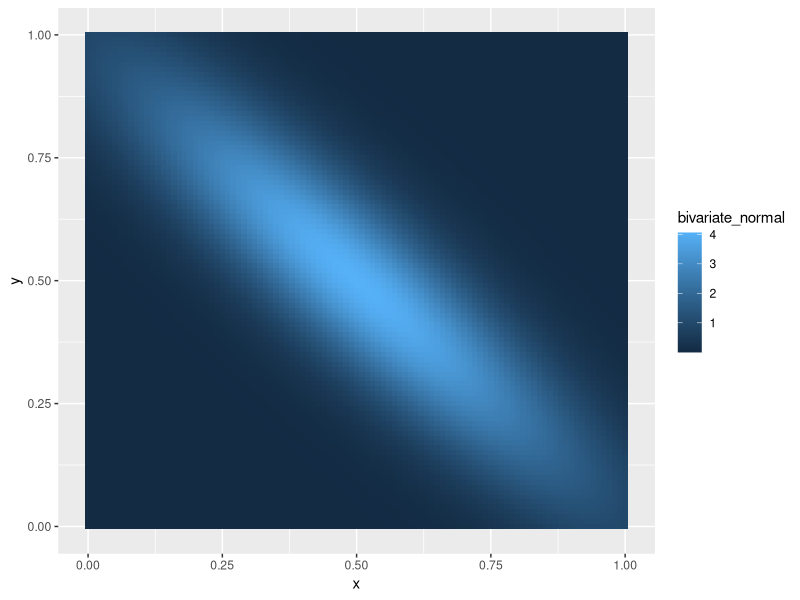
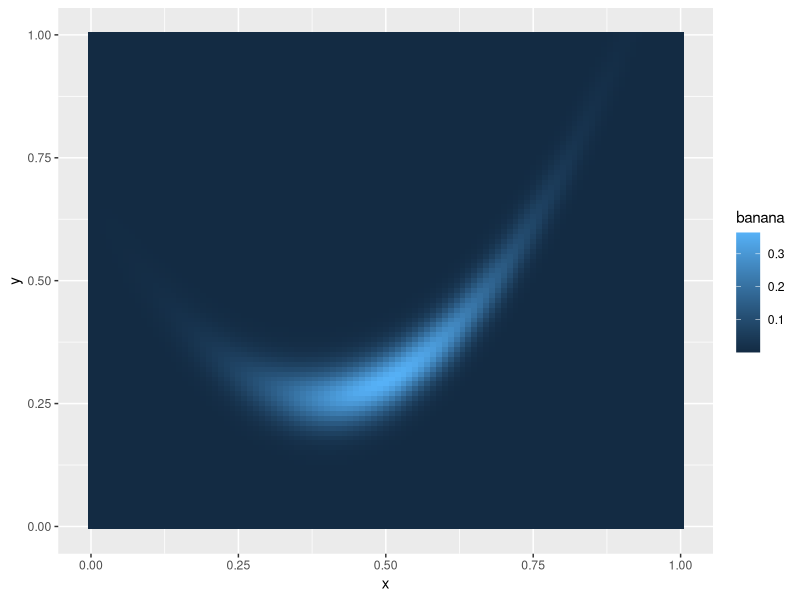
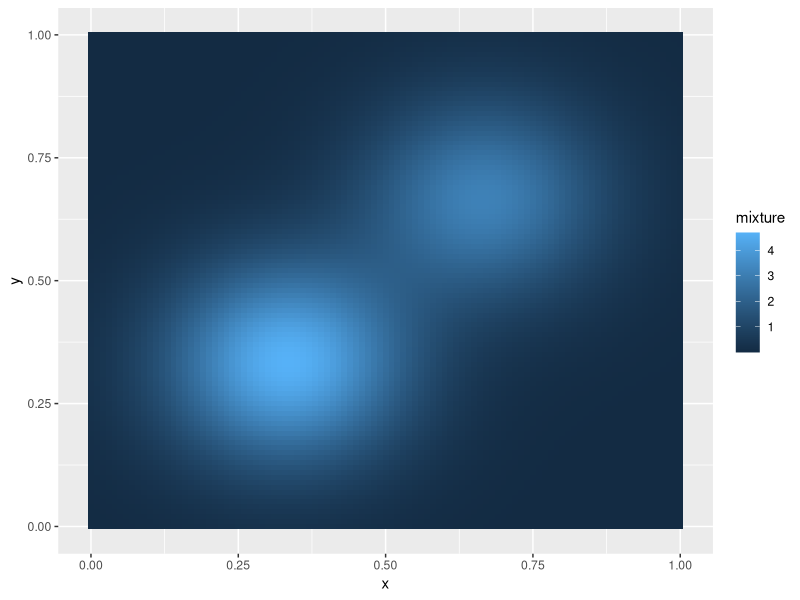
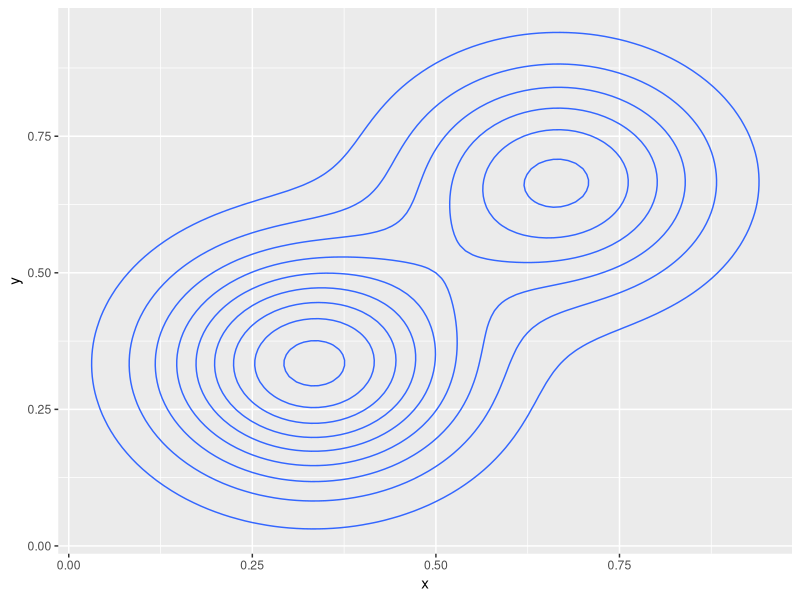

These charts were generated, in order, by the following R code:
# Purpose: Two-dimensional functions for interesting shapes
# Author:  Jarad Niemi
# Date:    2025-03-26

library("tidyverse")
library("mvtnorm")

# All functions will be on the unit square
d = expand.grid(
  x = seq(0, 1, length = 101),
  y = seq(0, 1, length = 101)
)

# Bivariate normal
bivariate_normal_function = function(x, y, mn = c(0, 0), sd = c(1, 1), rho = 0) {
  
  dmvnorm(cbind(x,y), mean = mn, 
          sigma = matrix(c(sd[1]^2, prod(sd)*rho, prod(sd)*rho, sd[2]^2),
                         nrow = 2))
}

d$bivariate_normal = bivariate_normal_function(d$x, d$y,
                                               mn  = c(0.5, 0.5),
                                               sd  = c(0.3, 0.3),
                                               rho = -0.9)

ggplot(d, 
       aes(x = x, y = y, fill = bivariate_normal)) +
  geom_tile()


# Banana distribution
# ideally this would have the reverse size as the logarithm
# but calculating that density will require computing a Jacobian
banana_function = function(x, y, a = 1.15, b = 0.5) {
  u1 = x/a
  u2 = a*(y-b*(x^2/a^2+a^2))
  
  bivariate_normal_function(u1, u2, rho = 0.9)
}

d$banana = banana_function(8*d$x - 4, 9*d$y - 2)

ggplot(d, 
       aes(x = x, y = y, fill = banana)) +
  geom_tile()



# Mixture of normals
# For the bottom of a rejection sampler
mixture <- function(x, y, p = 0.4, 
                    mu1 = rep(1/3, 2), mu2 = rep(2/3, 2), 
                    sd1 = rep(1/7, 2), sd2 = rep(1/7, 2), 
                    rho1 = 0, rho2 = 0) {
  (1 - p) * bivariate_normal_function(x, y, mu1, sd1, rho1) + 
       p  * bivariate_normal_function(x, y, mu2, sd2, rho2)
}

d$mixture = mixture(d$x, d$y)

ggplot(d, 
       aes(x = x, y = y, fill = mixture)) +
  geom_tile()

ggplot(d, 
       aes(x = x, y = y, z = mixture)) +
  geom_contour()
